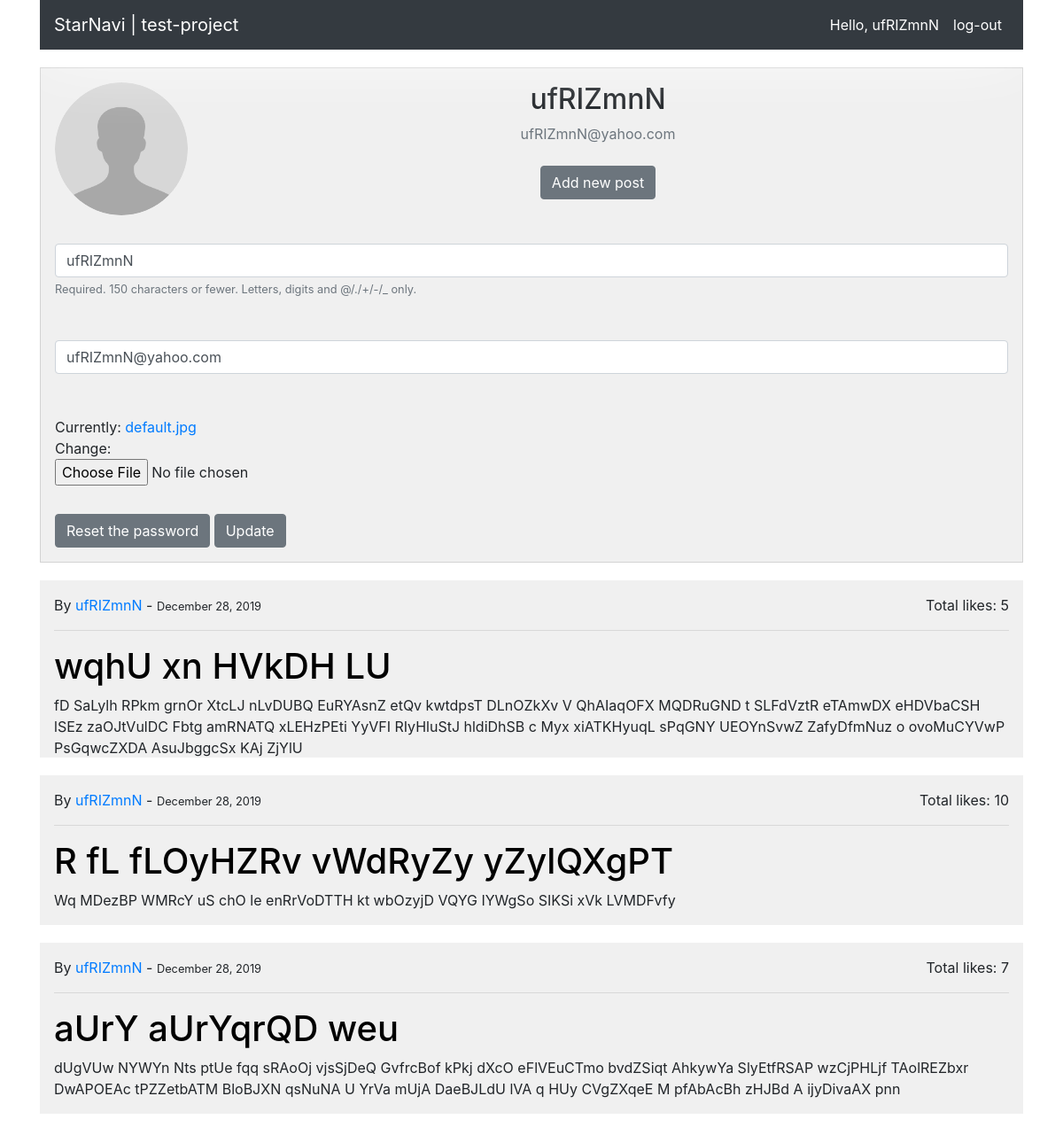
Before: /profile/1/ (signed in) with the older database file.
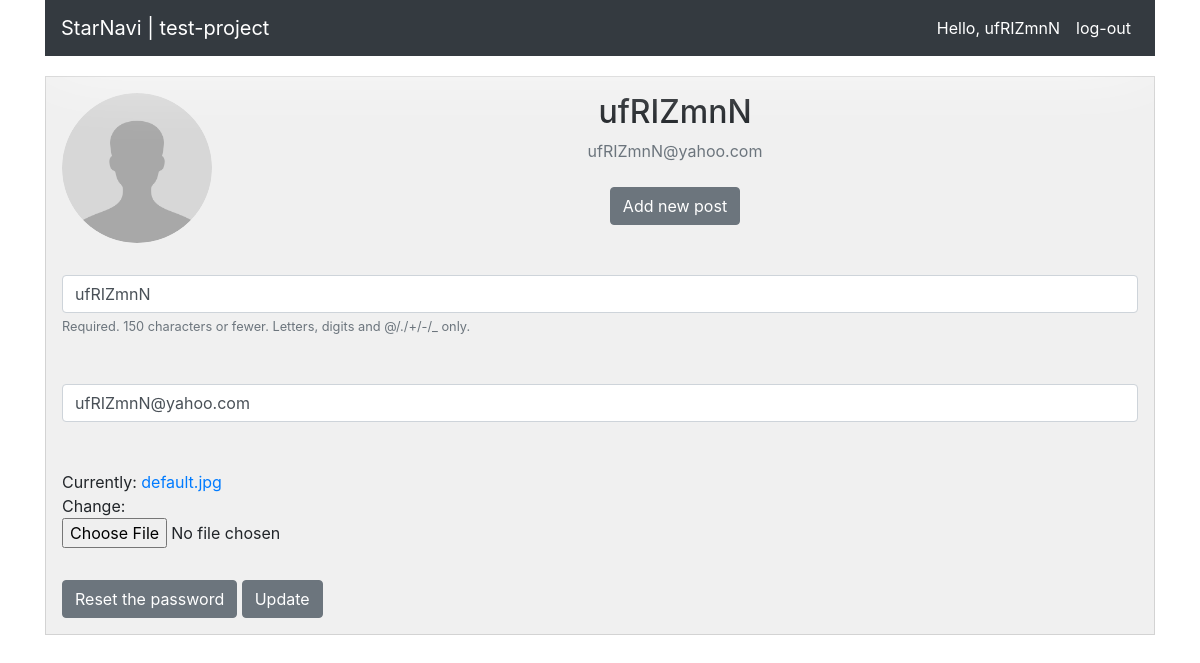
After: the same page with the newer database file.
### users/models.py (models this page shows, shortened)
class Profile(models.Model):
    user = models.OneToOneField(User, on_delete=models.CASCADE)
    profile_image = models.ImageField(default='default.jpg', upload_to='profile_pics')

### blog/models.py (models this page shows, shortened)
class Post(models.Model):
	author = models.ForeignKey(User, on_delete=models.CASCADE)
	title = models.CharField(max_length=50)
	desctiption = models.TextField()  # fix to 'description' in production
	date = models.DateTimeField(default=timezone.now)
	like = models.ManyToManyField(User, blank=True, related_name='post_like')
	class Meta:
		ordering = ['-date']

### users/views.py (the view)
# urls.py: path('profile/<int:pk>/',
@login_required
def profile(request, pk):
    if request.method == 'POST':
        user_form = UserUpdateForm(request.POST,
                                   instance=request.user
        )
        profile_form = ProfileUpdateForm(request.POST,
                                         request.FILES,
                                         instance=request.user.profile
        )
        if user_form.is_valid() and profile_form.is_valid():
            user_form.save()
            profile_form.save()
            messages.success(request, 'You have been just already changed your account info')
    else:
        user_form = UserUpdateForm(instance=request.user)
        profile_form = ProfileUpdateForm(instance=request.user.profile)
    context = {
        'user_form': user_form,
        'profile_form': profile_form,
        'posts': Post.objects.filter(author_id=request.user.id),
    }
    return render(request, 'profile.html', context)

### users/forms.py
class UserUpdateForm(forms.ModelForm):
    email = forms.EmailField()
    class Meta:
        model = User
        fields = [
            'username',
            'email',
        ]

class ProfileUpdateForm(forms.ModelForm):
    class Meta:
        model = Profile
        fields = ['profile_image',]

### users/templates/profile.html (shortened to what this page needs)
{% extends "base.html" %}
{% load crispy_forms_tags %}
{% block content %}
    <div class="content-section">
      <div class="media profile-block">
        <img class="rounded-circle account-img"
             src="{{ user.profile.profile_image.url }}"
             style="height: 150px; width: 150px;">
        <div class="media-body">
          <h2 class="account-heading content-block">
            {{ user.username }}
          </h2>
          <p class="text-secondary content-block">
            {{ user.email }}
            <a class="btn btn-secondary content-block fifth" href="{% url 'post-create' %}">
              Add new post
            </a>
          </p>
        </div>
      </div>
      <form method='POST' enctype="multipart/form-data">
          <fieldset class='form-group'>
              {{ user_form|crispy }}
              {{ profile_form|crispy }}
          </fieldset>
          <a class='btn btn-secondary' href="{% url 'password-reset' %}">
            Reset the password
          </a>
          <button class='btn btn-secondary' type='submit'>
            Update
          </button>
      </form>
    </div>
    {% for post in posts %}
    	<div class="post container" style="max-height: 200px;
										                     overflow: hidden;
										                     text-overflow: ellipsis;">
    		<span class="post-authon post-date">
          By
          <a href="{% url 'user-posts' post.author.username %}">
    				{{ post.author }}
    			</a>
    				 -
    			<small>
    				{{ post.date|date:'F d, Y' }}
          </small>
          <p class='float-right'>
						 Total likes: {{ post.like.count }}
					 </p>
    		</span>
    		<hr/>
	      <h1 class="find-by">
          <a class="post-title" href="http://127.0.0.1:8000/post/{{ post.id }}">
            {{ post.title }}
          </a>
	      </h1>
	      <span class="post-descs">
	        {{ post.desctiption }}
	      </span>
      </div>
    {% endfor %}
    <br/>
{% endblock content %}

### blog/templates/base.html (shortened to what this page needs)
{% load static %}
<!DOCTYPE html>
<html lang='en'>
    <head>
        {% include 'links/css-links.html' %}
    </head>
    <body>
        {% include 'header.html' %}
        <div class='container'>
            {% block content %}
            {% endblock %}
        </div>
    </body>
</html>

### blog/templates/links/css-links.html (shortened to what this page needs)
{% load static %}
<link rel='stylesheet' href='https://maxcdn.bootstrapcdn.com/bootstrap/4.0.0/css/bootstrap.min.css'>

### blog/templates/header.html (shortened to what this page needs)
<header class="container">
	<nav class="navbar
				navbar-expand-lg
				navbar-light
				bg-light
				navbar navbar-dark bg-dark">
		<a class="navbar-brand homePage" href="{% url 'home-page' %}">
			StarNavi | test-project
		</a>
	  	<div class="collapse navbar-collapse" id="navbarSupportedContent">
			<form class="form-inline
						 my-2
						 my-lg-0">
				<ul class="navbar-nav
						   mr-auto
						   mt-2
						   mt-lg-0">
					{% if user.is_authenticated %}
						<li class="nav-item active">
							<a class="nav-link fourth" href="{% url 'profile' user.id %}">
								Hello, {{ user.get_username }}
							</a>
						</li>
						<li class="nav-item active">
							<a class="nav-link logOut" href="{% url 'logout' %}">
								log-out
							</a>
						</li>
					{% endif %}
				</ul>
    		</form>
	  	</div>
	</nav>
</header>

### blog/templates/links/css-links.html (style rules this page uses)
body { background-image: url(http://ilyakhasanov.ru/images/background/58.png); }
.navbar { -webkit-box-shadow: 0px 0px 80px 0px rgba(255,255,255,1); -moz-box-shadow: 0px 0px 80px 0px rgba(255,255,255,1); box-shadow: 0px 0px 80px 0px rgba(255,255,255,1); }
.up-word, .requiredField { color: #f0f0f0; }
.content-section { height: 200px auto; background: #f0f0f0; border: 1px solid lightgray; margin-top: 20px; padding: 1em; -webkit-box-shadow: 0px 50px 43px -37px rgba(255,255,255,1); -moz-box-shadow: 0px 50px 43px -37px rgba(255,255,255,1); box-shadow: 0px 50px 43px -37px rgba(255,255,255,1); }
.content-block { text-align: center; }

Changed rows visible on the page:
removed Post: author "ufRIZmnN", date "December 28, 2019", like.count "5", title "wqhU xn HVkDH LU", desctiption "fD SaLylh RPkm grnOr XtcLJ nLvDUBQ EuRYAsnZ etQv kwtdpsT DLnOZkXv V QhAIaqOFX MQDRuGND t SLFdVztR eTAmwDX eHDVbaCSH lSEz zaOJtVulDC Fbtg amRNATQ xLEHzPEti YyVFI RIyHluStJ hldiDhSB c Myx xiATKHyuqL sPqGNY UEOYnSvwZ ZafyDfmNuz o ovoMuCYVwP PsGqwcZXDA AsuJbggcSx KAj ZjYlU"
removed Post: author "ufRIZmnN", date "December 28, 2019", like.count "10", title "R fL fLOyHZRv vWdRyZy yZylQXgPT", desctiption "Wq MDezBP WMRcY uS chO le enRrVoDTTH kt wbOzyjD VQYG IYWgSo SIKSi xVk LVMDFvfy"
removed Post: author "ufRIZmnN", date "December 28, 2019", like.count "7", title "aUrY aUrYqrQD weu", desctiption "dUgVUw NYWYn Nts ptUe fqq sRAoOj vjsSjDeQ GvfrcBof kPkj dXcO eFlVEuCTmo bvdZSiqt AhkywYa SlyEtfRSAP wzCjPHLjf TAolREZbxr DwAPOEAc tPZZetbATM BloBJXN qsNuNA U YrVa mUjA DaeBJLdU lVA q HUy CVgZXqeE M pfAbAcBh zHJBd A ijyDivaAX pnn"
